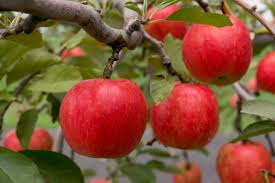
#> input picture input_images/apple.jpeg, 275 x 183 px
$ python grayHistCalculator.py input_images/apple.jpeg   (Python 2 division)
#> lines starting #> are read from the running program, lines starting #| are printed output that depends on the picture
import sys
import numpy as np
import cv2
import matplotlib.pyplot as plt
if __name__=="__main__":
    if len(sys.argv)>1:
        image = cv2.imread(sys.argv[1],cv2.IMREAD_GRAYSCALE)
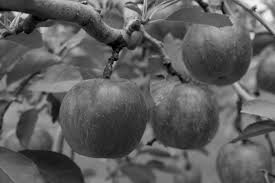
#> image: shape (183, 275); min 0, max 246, mean 94
    else:
        print("ERROR")
    rows, cols = image.shape
#> rows = 183; cols = 275
	pixelSequence = image.reshape([rows*cols,1])
	numberbins=256
	histogram, bins, patch = plt.hist(pixelSequence, numberbins,facecolor='red',histtype='bar')
#> histogram = 256 values, max 561 at index 75, min 0 at index 25, mean 196.6; bins = 257 values from 0 to 246; patch = 256 items
	plt.xlabel(u"gray Level")
	plt.ylabel(u"number of pixels")
	y_maxValue= np.max(histogram)
#> y_maxValue = 561
	plt.axis([0,255,0,y_maxValue])
	plt.show
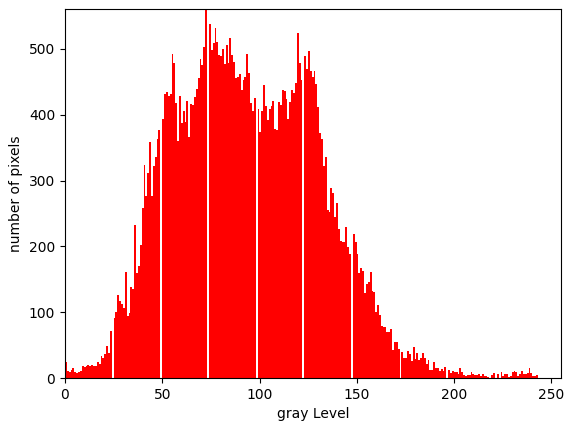
#> figure drawn by matplotlib, 1 panel; tallest bar 561 high, from x = 72.07 to 73.03

$ run again, on input_images/6-2-1.PNG
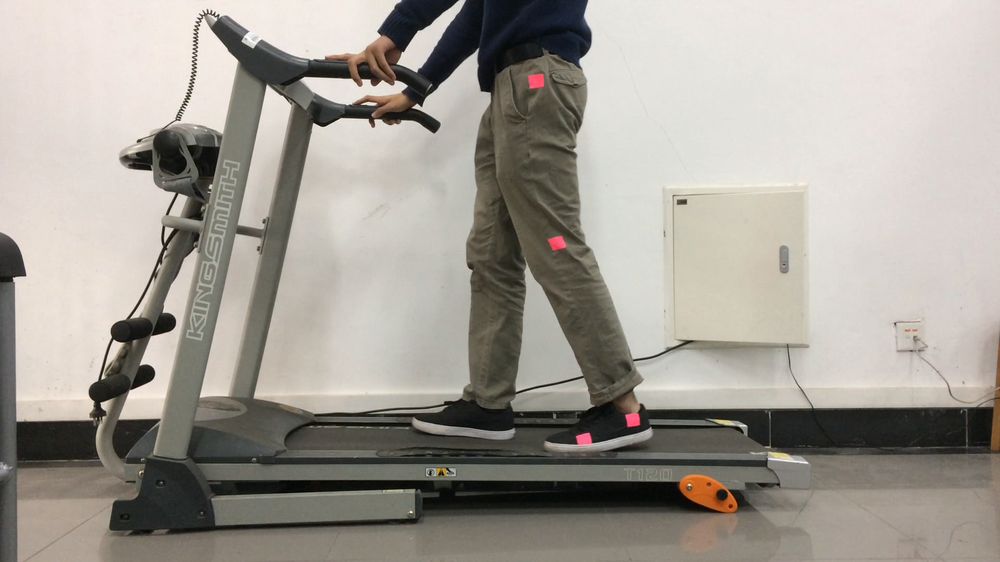
#> input picture input_images/6-2-1.PNG, 1000 x 562 px, shrunk from 1920 x 1080 before the run
#> histogram = 256 values, max 13600 at index 227, min 0 at index 1, mean 2195.3; bins = 257 values from 0 to 255; patch = 256 items
#> y_maxValue = 13600
#> `plt.show`:
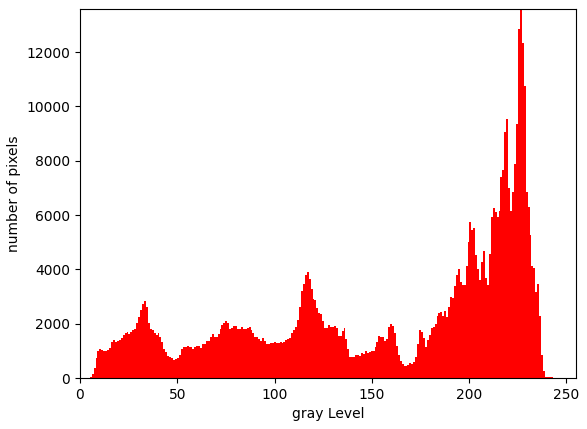
#> figure drawn by matplotlib, 1 panel; tallest bar 13600 high, from x = 226.1 to 227.1
